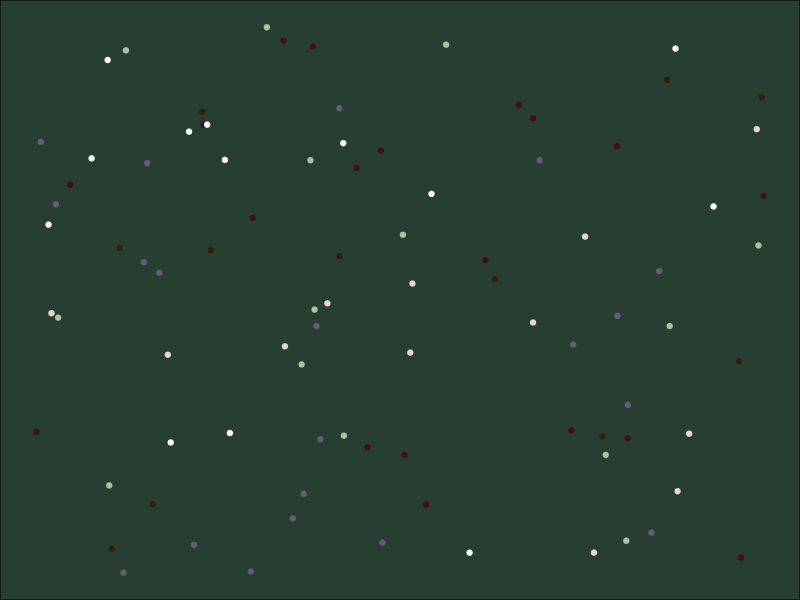

Source code (R):
library(tidyverse)
pallete1 <- c(
  "#05450b",
  "#f6d5e5",
  "#450b20",
  "#361d06",
  "#f0eab9"
)

palette2 <- c(
  "#263F30",
  "#EAD3D2",
  "#361d06",
  "#AAC0AA",
  "white",
#  "#83B692",
  "#450b20",
  "#67597A"
)


dados <- tibble(
  x = runif(100),
  y = runif(100),
  color = sample(palette2, 100, replace = TRUE)
)


dados %>% 
  ggplot() +
  geom_point(
    aes(x, y, color = color)
  ) +
  scale_color_identity() +
  theme_void() +
  theme(plot.background = element_rect(fill = palette2[1]))

